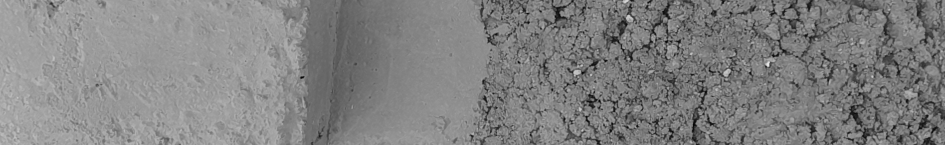
#> input picture code/images/cut.png, 1890 x 290 px (shown at 1/2 size)
$ python 02-surface-smoothness.py
#> lines starting #> are read from the running program, lines starting #| are printed output that depends on the picture
import cv2
import matplotlib.pyplot as plt
import numpy as np

SHOW_CV2 = False
SHOW_CV2_SLICE = False
SHOW_MATPLOTLIB_SLICE = False

# read image as grayscale
input_image = "images/cut.png"
img = cv2.imread(input_image, cv2.IMREAD_GRAYSCALE)
#> img is the input picture: shape (290, 1890); min 0, max 232, mean 130

# image parameters
img_height = img.shape[0]
#> img_height = 290
img_width = img.shape[1]
#> img_width = 1890

if img_width%100 != 0:
    img = img[0:img_height, 0:img_width-(img_width%100-1)]
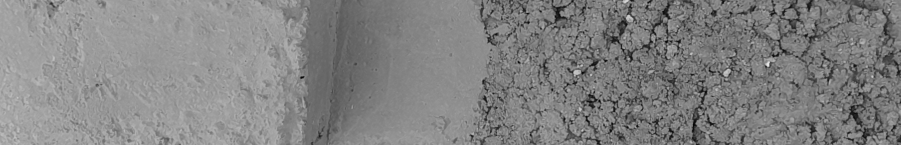
#> img: shape (290, 1801) (shown at 1/2 size); min 0, max 232, mean 131
    img_width = img.shape[1]
#> img_width = 1801

# this will be the output image
out = cv2.cvtColor(img, cv2.COLOR_GRAY2RGB)

# show the input image
if SHOW_CV2:
    cv2.imshow("input image", img)

# log the spreads
spreads = []

# step through the image, 100 pixel per step
for step in range(100, img_width, 100):

    # extract a slice of the image
    part = img[0:img_height, step-100:step]
    part_flat = part.ravel()

    q1 = np.quantile(part_flat, 0.25)
    q3 = np.quantile(part_flat, 0.75)
    spread = q3-q1

    if spread < 25:
        pass
    else:
        out[0:img_height, step-100:step, 0] = 200

    spreads.append(spread)

    # show the slice
    if SHOW_CV2_SLICE:
        cv2.imshow(f"Slice {step}", part)

    if SHOW_MATPLOTLIB_SLICE:
        # make a matplotlib figure
        plt.figure()

        # first show the current slice
        plt.subplot(221)
        plt.imshow(part)

        # show the histogram
        plt.subplot(223)
        plt.hist(part_flat, 256, [0,256])

        # show a boxplot
        plt.subplot(224)
        plt.boxplot(part_flat)

        # show
        plt.show()
#> this loop made 18 passes
#> (q1, q3, spread) on passes 1 to 12: (157, 166, 9), (149, 162, 13), (150, 159, 9), (151, 158, 7), (150, 160, 10), (140, 160, 20), (102, 113, 11), (112, 130, 18), (133, 142, 9), (129, 143, 14), (113, 139, 26), (105, 139, 34)
#> pass 1, `part = img[0:img_height, step-100:step]`:
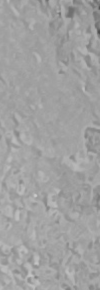
#> part: shape (290, 100); min 77, max 204, mean 160.9
#> pass 2, `part = img[0:img_height, step-100:step]`:
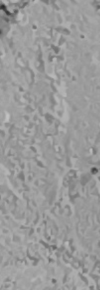
#> part: shape (290, 100); min 40, max 195, mean 154.5
#> pass 3, `part = img[0:img_height, step-100:step]`:
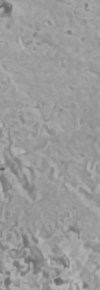
#> part: shape (290, 100); min 89, max 189, mean 153.7
#> after the loop:
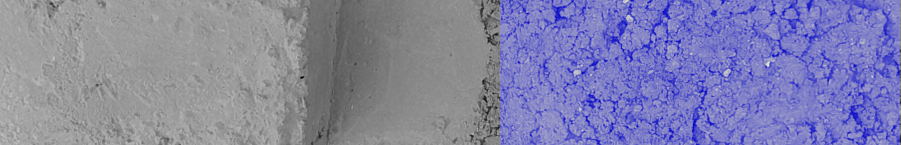
#> out: shape (290, 1801, 3) (shown at 1/2 size); mean B, G, R 168.1, 131, 131
#> after the loop, spreads = [9, 13, 9, 7, 10, 20, 11, 18, 9, 14, 26, 34, 34, 37, 29, 26, 27, 38]

plt.figure()
plt.subplot(311)
plt.imshow(img, cmap='gray')
plt.subplot(312)
plt.plot(spreads)
plt.subplot(313)
plt.imshow(out)
plt.show()
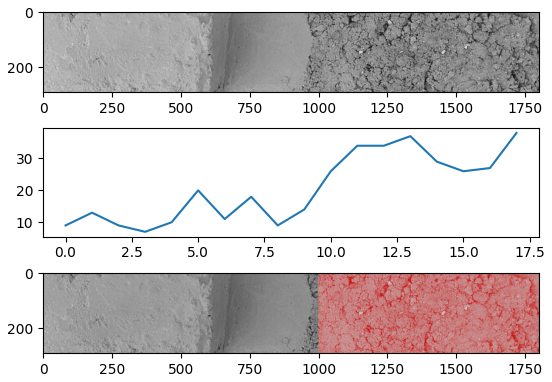
#> figure drawn by matplotlib, 3 panels; B, G, R data is drawn as R, G, B; panel 2: curve peaks at x = 17, y = 38

if SHOW_CV2 or SHOW_CV2_SLICE:
    # wait for a button
    cv2.waitKey(0)

    # clear screens
    cv2.destroyAllWindows()
